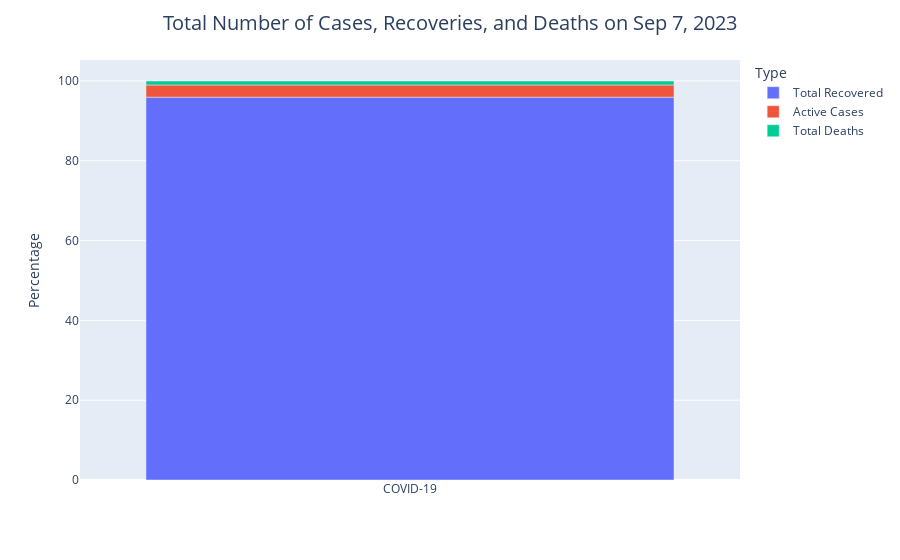

Notebook source saved alongside this figure:
### Markdown cell above
<h1 class="alert alert-block alert-info" style="text-align:center; font-size:24px" id="general">General Visualizations<a class="anchor-link" href="https://www.kaggle.com/ironicninja/covid-19-every-day/notebook#general">¶</a></h1>

### Code cell
cases_ser = df[["Total Recovered", "Active Cases", "Total Deaths"]].loc[0]
cases_df = pd.DataFrame(cases_ser).reset_index()
cases_df.columns = ['Type', 'Total']
cases_df['Percentage'] = np.round(100*cases_df['Total']/np.sum(cases_df['Total']), 2)
cases_df['Virus'] = ['COVID-19' for i in range(len(cases_df))]

fig = px.bar(cases_df, x='Virus', y='Percentage', color='Type', hover_data=['Total'])
fig.update_layout(title={'text': f"Total Number of Cases, Recoveries, and Deaths on {yesterday_str}", 'x': 0.5,
                         'xanchor': 'center', 'font': {'size': 20}}, yaxis_title="Percentage", xaxis_title="")
fig.show()

### Figure 1 — Plotly figure (JSON) as saved in the notebook; plotly's stock layout.template omitted (floating-point values rounded to 4 significant figures)
{"data": [{"alignmentgroup": "True", "customdata": [[666853737]], "hovertemplate": "Type=Total Recovered<br>Virus=%{x}<br>Percentage=%{y}<br>Total=%{customdata[0]}<extra></extra>", "legendgroup": "Total Recovered", "marker": {"color": "#636efa", "pattern": {"shape": ""}}, "name": "Total Recovered", "offsetgroup": "Total Recovered", "orientation": "v", "showlegend": true, "textposition": "auto", "type": "bar", "x": ["COVID-19"], "xaxis": "x", "y": [95.94], "yaxis": "y"}, {"alignmentgroup": "True", "customdata": [[21294416]], "hovertemplate": "Type=Active Cases<br>Virus=%{x}<br>Percentage=%{y}<br>Total=%{customdata[0]}<extra></extra>", "legendgroup": "Active Cases", "marker": {"color": "#EF553B", "pattern": {"shape": ""}}, "name": "Active Cases", "offsetgroup": "Active Cases", "orientation": "v", "showlegend": true, "textposition": "auto", "type": "bar", "x": ["COVID-19"], "xaxis": "x", "y": [3.06], "yaxis": "y"}, {"alignmentgroup": "True", "customdata": [[6913771]], "hovertemplate": "Type=Total Deaths<br>Virus=%{x}<br>Percentage=%{y}<br>Total=%{customdata[0]}<extra></extra>", "legendgroup": "Total Deaths", "marker": {"color": "#00cc96", "pattern": {"shape": ""}}, "name": "Total Deaths", "offsetgroup": "Total Deaths", "orientation": "v", "showlegend": true, "textposition": "auto", "type": "bar", "x": ["COVID-19"], "xaxis": "x", "y": [0.99], "yaxis": "y"}], "layout": {"barmode": "relative", "legend": {"title": {"text": "Type"}, "tracegroupgap": 0}, "margin": {"t": 60}, "title": {"font": {"size": 20}, "text": "Total Number of Cases, Recoveries, and Deaths on Sep 7, 2023", "x": 0.5, "xanchor": "center"}, "xaxis": {"anchor": "y", "domain": [0.0, 1.0], "title": {"text": ""}}, "yaxis": {"anchor": "x", "domain": [0.0, 1.0], "title": {"text": "Percentage"}}}}
